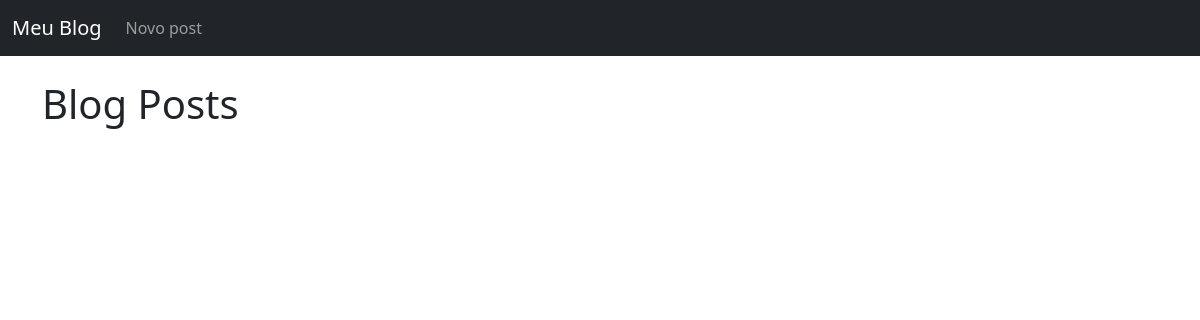
The app's page /, older data.
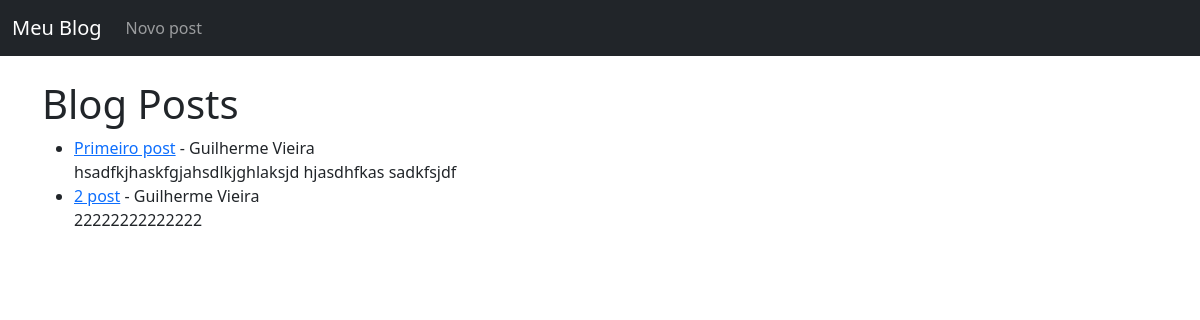
The same page, newer data.
### blog_django/models.py (models this page shows, shortened)
class Post(models.Model):
    title = models.CharField(max_length=255)
    title_tag = models.CharField(max_length=255, default="Meu Blog")
    author = models.ForeignKey(User, on_delete=models.CASCADE)
    body = models.TextField()

### blog_django/views.py (the view)
# urls.py: path('', HomeView.as_view(), name="home"),
class HomeView(ListView):
    model = Post
    template_name = 'home.html'

### blog_django/templates/home.html
{% extends 'base.html' %}
{% block content %}
<h1>Blog Posts</h1>
<ul>
{% for post in object_list %}
    <li><a href="{% url 'article-detail' post.pk %}"> {{ post.title }}</a> - {{ post.author.first_name }} {{ post.author.last_name }}<br/>
    {{ post.body }}</li>
{% endfor %}
</ul>
{% endblock %}

Row changes from the older to the newer data that the page shows:
added Post: title "Primeiro post", author.first_name "Guilherme", author.last_name "Vieira", body "hsadfkjhaskfgjahsdlkjghlaksjd hjasdhfkas sadkfsjdf"
added Post: title "2 post", author.first_name "Guilherme", author.last_name "Vieira", body "22222222222222"
